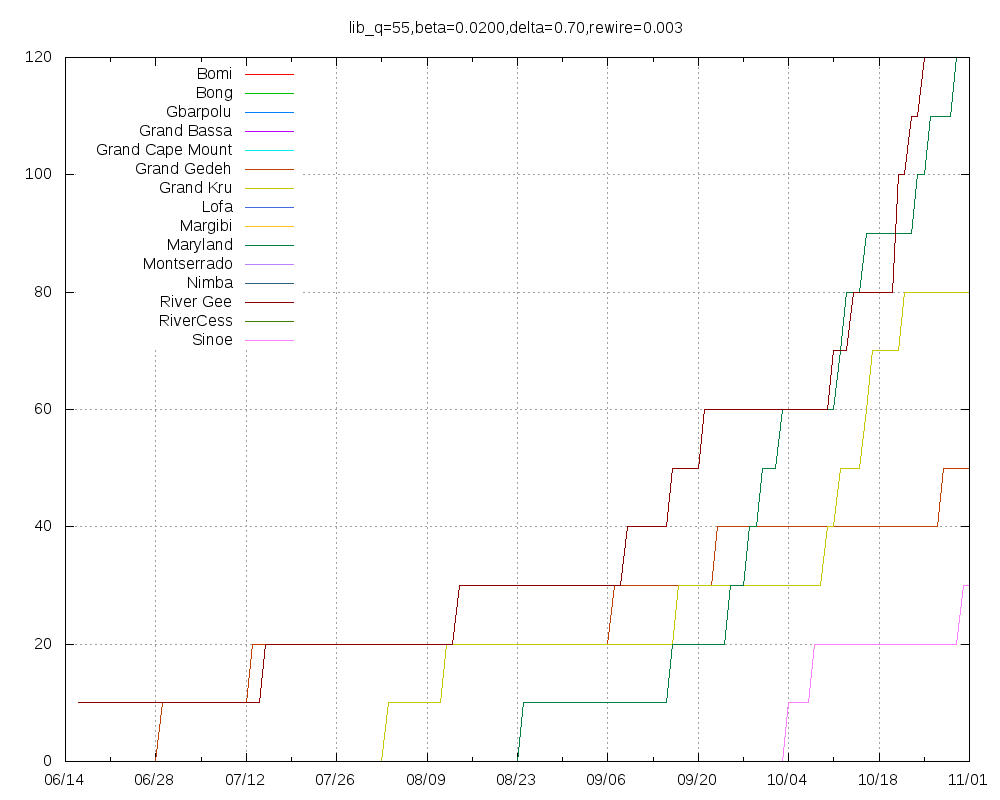

Write the gnuplot code that produced this figure.
set title "lib_q=55,beta=0.0200,delta=0.70,rewire=0.003"
set key top left
set grid
set xdata time
set timefmt "%Y-%m-%d"
set terminal png size 1000,800
set output "lib_q=55,beta=0.0200,delta=0.70,rewire=0.003.png"
plot "Bomi.tab" using 1:2 title "Bomi" with lines,"Bong.tab" using 1:2 title "Bong" with lines,"Gbarpolu.tab" using 1:2 title "Gbarpolu" with lines,"Grand_Bassa.tab" using 1:2 title "Grand Bassa" with lines,"Grand_Cape_Mount.tab" using 1:2 title "Grand Cape Mount" with lines,"Grand_Gedeh.tab" using 1:2 title "Grand Gedeh" with lines,"Grand_Kru.tab" using 1:2 title "Grand Kru" with lines,"Lofa.tab" using 1:2 title "Lofa" with lines,"Margibi.tab" using 1:2 title "Margibi" with lines,"Maryland.tab" using 1:2 title "Maryland" with lines,"Montserrado.tab" using 1:2 title "Montserrado" with lines,"Nimba.tab" using 1:2 title "Nimba" with lines,"River_Gee.tab" using 1:2 title "River Gee" with lines,"RiverCess.tab" using 1:2 title "RiverCess" with lines,"Sinoe.tab" using 1:2 title "Sinoe" with lines
